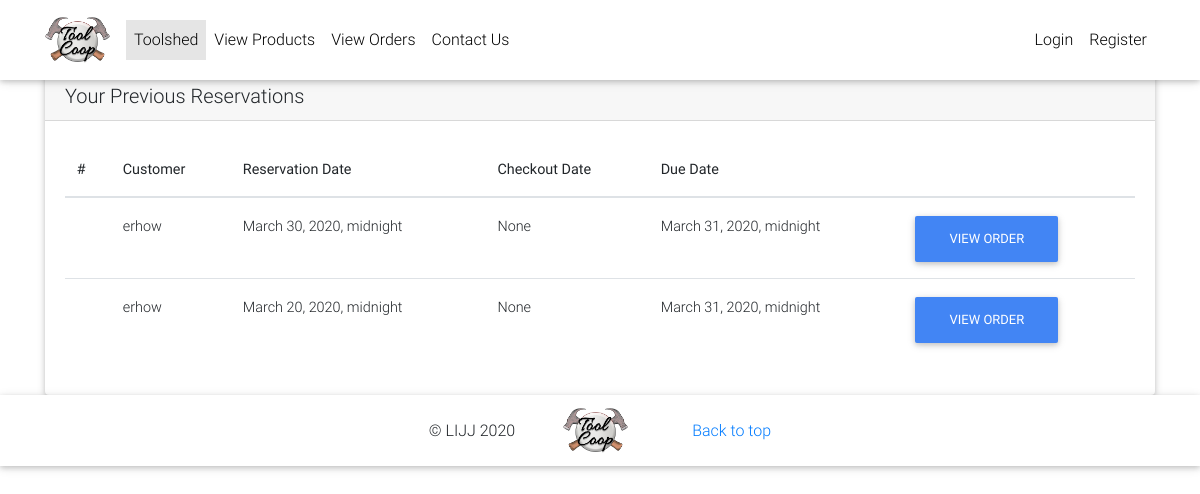
Screenshot of /orders/ with the database file from the repository.
### backend/models.py (models this page shows, shortened)
class Order(models.Model):
    user = models.ForeignKey(User, on_delete=models.CASCADE)
    items = models.ManyToManyField(OrderItem)
    is_reserved = models.BooleanField(default=False)
    is_checked_out = models.BooleanField(default=False)
    reservation_date = models.DateTimeField(null=True)
    checkout_date = models.DateTimeField(null=True)
    due_date = models.DateTimeField(null=True)
    checkin_date = models.DateTimeField(null=True)
    def get_admin_order_summary(self):
        return reverse("admin-order-summary", kwargs={'id':self.id})

### backend/views.py (the view)
# urls.py: path('orders/', AdminOrdersView.as_view(), name='orders'),
class AdminOrdersView(View):
    def get(self, *args, **kwargs):
        try:
            order = Order.objects.filter( is_checked_out=False, is_reserved=True)
            context=  {
                'object_list': order
            }
            return render(self.request, "backend/orders.html", context)
        except ObjectDoesNotExist:
            messages.info(self.request, "You do not have an active order")
            return redirect("/")

### backend/templates/backend/orders.html
{% extends "backend/base.html" %}
{% load crispy_forms_tags %}
{% block content %}
<main>
    <div class="card">
    <h5 class="card-header">Your Previous Reservations</h5>
    <div class="card-body">
      <table class="table">
        <thead>
          <tr>
            <th scope="col">#</th>
            <th>Customer</th>
            <th scope="col">Reservation Date</th>
            <th scope="col">Checkout Date</th>
            <th scope="col">Due Date</th>
            <th scope="col"></th>
          </tr>
        </thead>
        <tbody>
          {% for order in object_list %}
          <tr>
            <th scope="row"></th>
            <td> {{ order.user.username }}</td>
            <td>{{ order.reservation_date }}</td>
            <td>{{ order.checkout_date }}</td>
            <td>{{ order.due_date }}</td>
            <td><a class="btn btn-primary" href="{{ order.get_admin_order_summary }}">View Order</a> </td>
          </tr>
          {% endfor %}
        </tbody>
      </table>
    </div>
  </div>
</main>
{% endblock content %}

### backend/templates/backend/base.html (style rules this page uses)
html, body, header, .carousel { height: 60vh; }

### rows the page displays
Order: user.username "erhow", reservation_date "March 30, 2020, midnight", checkout_date "None", due_date "March 31, 2020, midnight"
Order: user.username "erhow", reservation_date "March 20, 2020, midnight", checkout_date "None", due_date "March 31, 2020, midnight"
